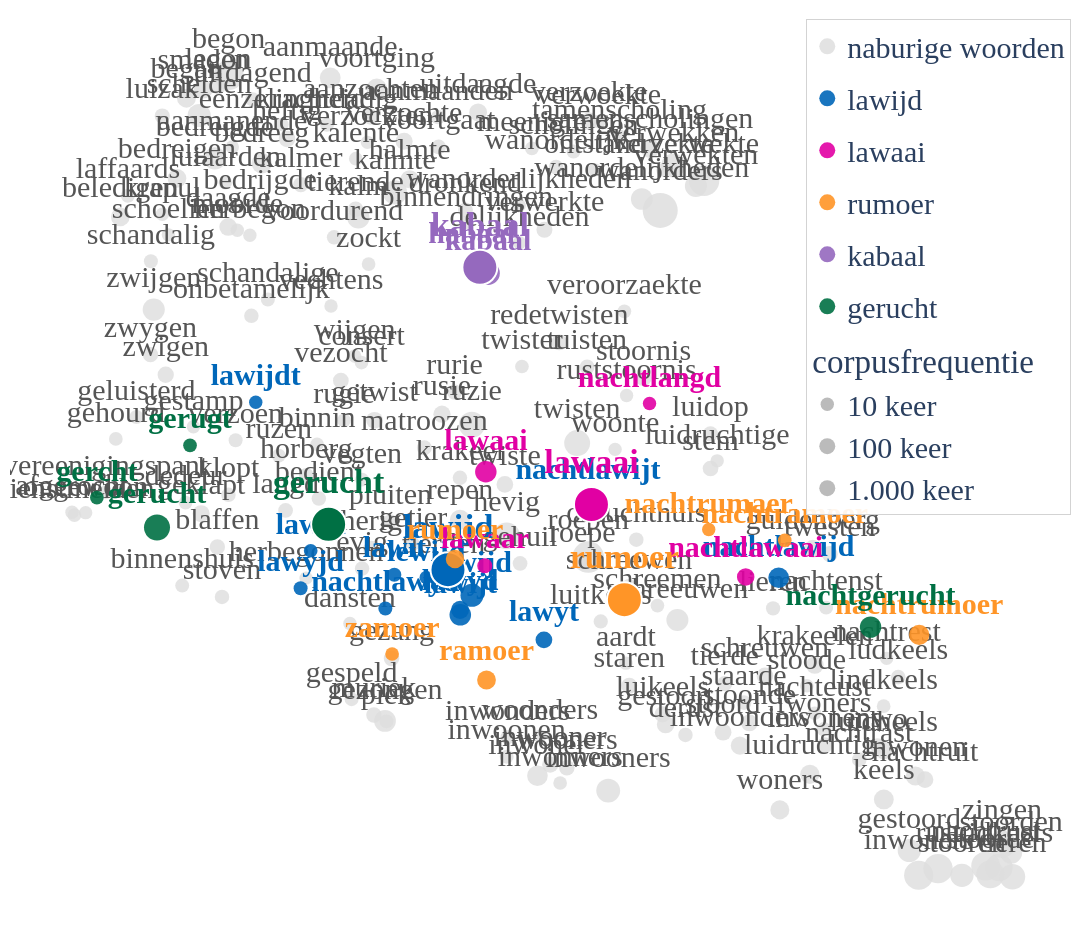

Notebook source saved alongside this figure:
### Code cell
fig = maak_semantisch_veld(
    groepen_samengevoegd,
    w2vmodel,
    topn=100
)

### Figure 1 — Plotly figure (JSON) as saved in the notebook; plotly's stock layout.template omitted (floating-point values rounded to 4 significant figures; data arrays with more than 128 entries replaced by an {"elided": "..."} marker saying what was removed)
{"data": [{"hoverinfo": "text", "hovertext": {"elided": "178 str values"}, "marker": {"color": "#dddddd", "line": {"width": 0}, "opacity": 0.8, "size": {"elided": "178 float values"}}, "mode": "markers+text", "name": "naburige woorden", "text": {"elided": "178 str values"}, "textfont": {"color": "#555555", "size": 30}, "textposition": "top center", "type": "scatter", "x": {"elided": "178 float values"}, "y": {"elided": "178 float values"}}, {"hoverinfo": "text", "hovertext": ["<b>lawijd</b> (lawijd)<br>frequentie: 170", "<b>lawijdt</b> (lawijd)<br>frequentie: 10", "<b>lawijt</b> (lawijd)<br>frequentie: 113", "<b>lawit</b> (lawijd)<br>frequentie: 12", "<b>lawid</b> (lawijd)<br>frequentie: 11", "<b>lawyjd</b> (lawijd)<br>frequentie: 12", "<b>lawyt</b> (lawijd)<br>frequentie: 28", "<b>lewijd</b> (lawijd)<br>frequentie: 10", "<b>lawyd</b> (lawijd)<br>frequentie: 41", "<b>nachtlawijd</b> (lawijd)<br>frequentie: 87", "<b>nachtlawijt</b> (lawijd)<br>frequentie: 14", "<b>nachtlawyd</b> (lawijd)<br>frequentie: 12"], "marker": {"color": "#0067B9", "line": {"width": 0}, "opacity": 0.9, "size": [22.99, 13.39, 21.57, 13.98, 13.69, 13.98, 16.78, 13.39, 18.08, 20.67, 14.48, 13.98]}, "mode": "markers+text", "name": "lawijd", "text": ["<b>lawijd</b>", "<b>lawijdt</b>", "<b>lawijt</b>", "<b>lawit</b>", "<b>lawid</b>", "<b>lawyjd</b>", "<b>lawyt</b>", "<b>lewijd</b>", "<b>lawyd</b>", "<b>nachtlawijd</b>", "<b>nachtlawijt</b>", "<b>nachtlawyd</b>"], "textfont": {"color": "#0067B9", "size": 30}, "textposition": "top center", "type": "scatter", "x": [10.36, 9.276, 10.3, 9.968, 9.55, 9.5, 10.71, 10.13, 10.3, 11.89, 10.93, 9.923], "y": [2.626, 4.185, 2.47, 2.793, 2.986, 2.683, 2.267, 2.771, 2.509, 2.768, 3.427, 2.52]}, {"hoverinfo": "skip", "marker": {"color": "#0067B9", "line": {"color": "white", "width": 2}, "size": 35}, "mode": "markers+text", "showlegend": false, "text": ["<b>lawijd</b>"], "textfont": {"color": "#0067B9", "size": 34}, "textposition": "top center", "type": "scatter", "x": [10.24], "y": [2.834]}, {"hoverinfo": "text", "hovertext": ["<b>lawaar</b> (lawaai)<br>frequentie: 17", "<b>lawaai</b> (lawaai)<br>frequentie: 110", "<b>nachtlawaai</b> (lawaai)<br>frequentie: 35", "<b>nachtlangd</b> (lawaai)<br>frequentie: 10"], "marker": {"color": "#E100A3", "line": {"width": 0}, "opacity": 0.9, "size": [15.11, 21.48, 17.54, 13.39]}, "mode": "markers+text", "name": "lawaai", "text": ["<b>lawaar</b>", "<b>lawaai</b>", "<b>nachtlawaai</b>", "<b>nachtlangd</b>"], "textfont": {"color": "#E100A3", "size": 30}, "textposition": "top center", "type": "scatter", "x": [10.42, 10.42, 11.72, 11.24], "y": [2.865, 3.624, 2.775, 4.175]}, {"hoverinfo": "skip", "marker": {"color": "#E100A3", "line": {"color": "white", "width": 2}, "size": 35}, "mode": "markers+text", "showlegend": false, "text": ["<b>lawaai</b>"], "textfont": {"color": "#E100A3", "size": 34}, "textposition": "top center", "type": "scatter", "x": [10.95], "y": [3.36]}, {"hoverinfo": "text", "hovertext": ["<b>ramoer</b> (rumoer)<br>frequentie: 50", "<b>nachtramoer</b> (rumoer)<br>frequentie: 11", "<b>rumoer</b> (rumoer)<br>frequentie: 46", "<b>zamoer</b> (rumoer)<br>frequentie: 11", "<b>nachtrumaer</b> (rumoer)<br>frequentie: 10", "<b>nachtrumoer</b> (rumoer)<br>frequentie: 77"], "marker": {"color": "#FF9527", "line": {"width": 0}, "opacity": 0.9, "size": [18.76, 13.69, 18.47, 13.69, 13.39, 20.24]}, "mode": "markers+text", "name": "rumoer", "text": ["<b>ramoer</b>", "<b>nachtramoer</b>", "<b>rumoer</b>", "<b>zamoer</b>", "<b>nachtrumaer</b>", "<b>nachtrumoer</b>"], "textfont": {"color": "#FF9527", "size": 30}, "textposition": "top center", "type": "scatter", "x": [10.43, 11.92, 10.27, 9.957, 11.54, 12.59], "y": [1.943, 3.07, 2.92, 2.153, 3.158, 2.307]}, {"hoverinfo": "skip", "marker": {"color": "#FF9527", "line": {"color": "white", "width": 2}, "size": 35}, "mode": "markers+text", "showlegend": false, "text": ["<b>rumoer</b>"], "textfont": {"color": "#FF9527", "size": 34}, "textposition": "top center", "type": "scatter", "x": [11.12], "y": [2.592]}, {"hoverinfo": "text", "hovertext": ["<b>habaal</b> (kabaal)<br>frequentie: 19", "<b>kabaal</b> (kabaal)<br>frequentie: 204"], "marker": {"color": "#9569BE", "line": {"width": 0}, "opacity": 0.9, "size": [15.48, 23.63]}, "mode": "markers+text", "name": "kabaal", "text": ["<b>habaal</b>", "<b>kabaal</b>"], "textfont": {"color": "#9569BE", "size": 30}, "textposition": "top center", "type": "scatter", "x": [10.35, 10.44], "y": [5.32, 5.226]}, {"hoverinfo": "skip", "marker": {"color": "#9569BE", "line": {"color": "white", "width": 2}, "size": 35}, "mode": "markers+text", "showlegend": false, "text": ["<b>kabaal</b>"], "textfont": {"color": "#9569BE", "size": 34}, "textposition": "top center", "type": "scatter", "x": [10.39], "y": [5.273]}, {"hoverinfo": "text", "hovertext": ["<b>gerugt</b> (gerucht)<br>frequentie: 11", "<b>gerucht</b> (gerucht)<br>frequentie: 405", "<b>nachtgerucht</b> (gerucht)<br>frequentie: 108", "<b>gercht</b> (gerucht)<br>frequentie: 11"], "marker": {"color": "#007044", "line": {"width": 0}, "opacity": 0.9, "size": [13.69, 26.02, 21.42, 13.69]}, "mode": "markers+text", "name": "gerucht", "text": ["<b>gerugt</b>", "<b>gerucht</b>", "<b>nachtgerucht</b>", "<b>gercht</b>"], "textfont": {"color": "#007044", "size": 30}, "textposition": "top center", "type": "scatter", "x": [8.947, 8.782, 12.35, 8.482], "y": [3.837, 3.174, 2.37, 3.415]}, {"hoverinfo": "skip", "marker": {"color": "#007044", "line": {"color": "white", "width": 2}, "size": 35}, "mode": "markers+text", "showlegend": false, "text": ["<b>gerucht</b>"], "textfont": {"color": "#007044", "size": 34}, "textposition": "top center", "type": "scatter", "x": [9.64], "y": [3.199]}, {"legendgroup": "frequentie", "legendgrouptitle": {"text": "corpusfrequentie"}, "marker": {"color": "#bbbbbb", "size": 13.39}, "mode": "markers", "name": "10 keer", "type": "scatter", "x": [null], "y": [null]}, {"legendgroup": "frequentie", "legendgrouptitle": {"text": "corpusfrequentie"}, "marker": {"color": "#bbbbbb", "size": 21.15}, "mode": "markers", "name": "100 keer", "type": "scatter", "x": [null], "y": [null]}, {"legendgroup": "frequentie", "legendgrouptitle": {"text": "corpusfrequentie"}, "marker": {"color": "#bbbbbb", "size": 29.17}, "mode": "markers", "name": "1.000 keer", "type": "scatter", "x": [null], "y": [null]}], "layout": {"font": {"family": "Libertinus Serif", "size": 30}, "height": 950, "hovermode": "closest", "legend": {"bgcolor": "rgba(255,255,255,0.9)", "bordercolor": "lightgrey", "borderwidth": 1, "itemsizing": "trace", "x": 0.99, "xanchor": "right", "y": 0.99, "yanchor": "top"}, "margin": {"b": 10, "l": 10, "r": 10, "t": 10}, "width": 1300, "xaxis": {"visible": false}, "yaxis": {"visible": false}}}
